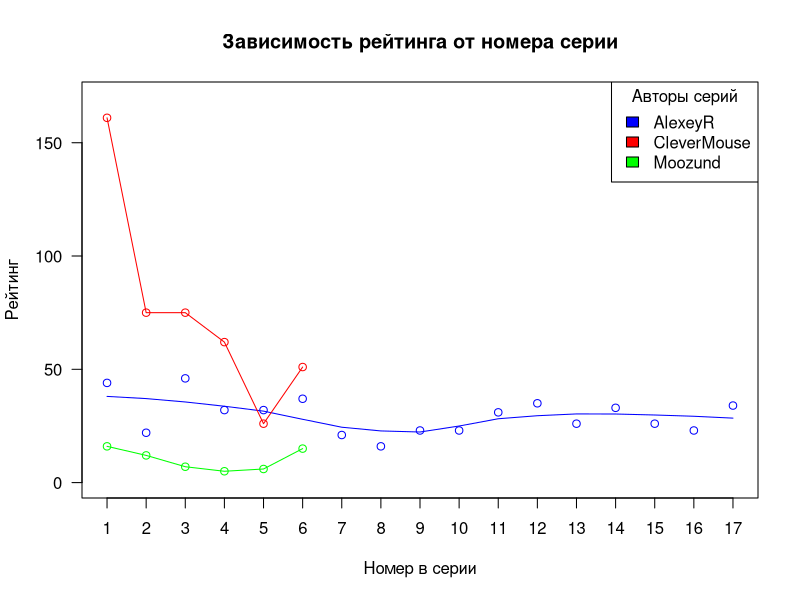

Write the R code that produced this figure.
long <- read.csv("series_long.csv")
alexeySeries <- subset(long, author == "AlexeyR", c("score", "view", "fav"))
CleverMouse  <- subset(long, author == "CleverMouse", c("score", "view", "fav"))
Moozund      <- subset(long, author == "Moozund", c("score", "view", "fav"))

draw_series <- function(ylim,y,y1,y2){
  x = 1:length(y)
  plot(x,y, col="blue", ylab=NA, xlab="Номер в серии", xaxt='n', ylim=c(0,ylim), las=1)
  axis(1,at=1:17)

  lo = loess(y~x)
  lines(predict(lo), col='blue', lwd=1)

  x1 = 1:length(y1)
  points(x1,y1, col="red")

  lo = loess(y1~x1)
  lines(predict(lo), col='red', lwd=1)

  x2 = 1:length(y2)
  points(x2,y2, col="green")

  lo = loess(y2~x2)
  lines(predict(lo), col='green', lwd=1)

}
#draw_series(100000,alexeySeries$view, CleverMouse$view, Moozund$view)
#title(ylab="Просмотры", main="Зависимость количества просмотров от номера серии")
#legend("topright", c("AlexeyR", "CleverMouse", "Moozund"), title="Авторы серий", fill=c("blue","red","green"))
#draw_series(1000,alexeySeries$fav,CleverMouse$fav, Moozund$fav)
#title(ylab="Избранное", main="Зависимость количества записей в избранное от номера серии")
#legend("topright", c("AlexeyR", "CleverMouse", "Moozund"), title="Авторы серий", fill=c("blue","red","green"))
draw_series(170,alexeySeries$score ,CleverMouse$score, Moozund$score)
title(ylab="Рейтинг", main="Зависимость рейтинга от номера серии")           
legend("topright", c("AlexeyR", "CleverMouse", "Moozund"), title="Авторы серий", fill=c("blue","red","green"))
